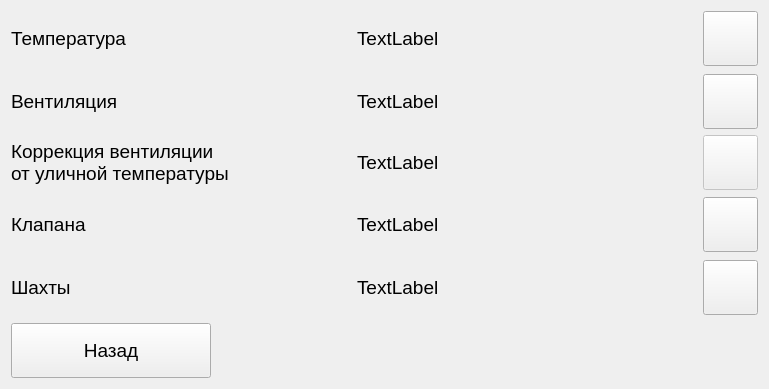
<?xml version="1.0" encoding="UTF-8"?>
<ui version="4.0">
 <class>ConfigProfilesFrame</class>
 <widget class="QWidget" name="ConfigProfilesFrame">
  <property name="geometry">
   <rect>
    <x>0</x>
    <y>0</y>
    <width>769</width>
    <height>389</height>
   </rect>
  </property>
  <property name="font">
   <font>
    <pointsize>14</pointsize>
   </font>
  </property>
  <property name="windowTitle">
   <string>Form</string>
  </property>
  <layout class="QGridLayout" name="gridLayout">
   <item row="7" column="2">
    <widget class="QPushButton" name="btnSelectMineGraph">
     <property name="minimumSize">
      <size>
       <width>55</width>
       <height>55</height>
      </size>
     </property>
     <property name="maximumSize">
      <size>
       <width>55</width>
       <height>55</height>
      </size>
     </property>
     <property name="text">
      <string/>
     </property>
     <property name="icon">
      <iconset resource="../../Resources.qrc">
       <normaloff>:/Images/line-chart.png</normaloff>:/Images/line-chart.png</iconset>
     </property>
     <property name="iconSize">
      <size>
       <width>42</width>
       <height>42</height>
      </size>
     </property>
    </widget>
   </item>
   <item row="9" column="0" colspan="3">
    <layout class="QHBoxLayout" name="horizontalLayout">
     <item>
      <widget class="QPushButton" name="btnReturn">
       <property name="minimumSize">
        <size>
         <width>200</width>
         <height>55</height>
        </size>
       </property>
       <property name="text">
        <string>Назад</string>
       </property>
       <property name="icon">
        <iconset resource="../../Resources.qrc">
         <normaloff>:/Images/return.png</normaloff>:/Images/return.png</iconset>
       </property>
       <property name="iconSize">
        <size>
         <width>42</width>
         <height>42</height>
        </size>
       </property>
      </widget>
     </item>
     <item>
      <spacer name="horizontalSpacer">
       <property name="orientation">
        <enum>Qt::Horizontal</enum>
       </property>
       <property name="sizeHint" stdset="0">
        <size>
         <width>40</width>
         <height>20</height>
        </size>
       </property>
      </spacer>
     </item>
    </layout>
   </item>
   <item row="5" column="1">
    <widget class="QLabel" name="lblValveName">
     <property name="text">
      <string>TextLabel</string>
     </property>
    </widget>
   </item>
   <item row="7" column="1">
    <widget class="QLabel" name="lblMineName">
     <property name="text">
      <string>TextLabel</string>
     </property>
    </widget>
   </item>
   <item row="5" column="2">
    <widget class="QPushButton" name="btnSelectValveGraph">
     <property name="minimumSize">
      <size>
       <width>55</width>
       <height>55</height>
      </size>
     </property>
     <property name="maximumSize">
      <size>
       <width>55</width>
       <height>55</height>
      </size>
     </property>
     <property name="text">
      <string/>
     </property>
     <property name="icon">
      <iconset resource="../../Resources.qrc">
       <normaloff>:/Images/line-chart.png</normaloff>:/Images/line-chart.png</iconset>
     </property>
     <property name="iconSize">
      <size>
       <width>42</width>
       <height>42</height>
      </size>
     </property>
    </widget>
   </item>
   <item row="4" column="0">
    <spacer name="verticalSpacer_3">
     <property name="orientation">
      <enum>Qt::Vertical</enum>
     </property>
     <property name="sizeHint" stdset="0">
      <size>
       <width>20</width>
       <height>40</height>
      </size>
     </property>
    </spacer>
   </item>
   <item row="8" column="0">
    <spacer name="verticalSpacer">
     <property name="orientation">
      <enum>Qt::Vertical</enum>
     </property>
     <property name="sizeHint" stdset="0">
      <size>
       <width>20</width>
       <height>40</height>
      </size>
     </property>
    </spacer>
   </item>
   <item row="1" column="0">
    <spacer name="verticalSpacer_2">
     <property name="orientation">
      <enum>Qt::Vertical</enum>
     </property>
     <property name="sizeHint" stdset="0">
      <size>
       <width>20</width>
       <height>40</height>
      </size>
     </property>
    </spacer>
   </item>
   <item row="2" column="2">
    <widget class="QPushButton" name="btnSelectVentGraph">
     <property name="minimumSize">
      <size>
       <width>55</width>
       <height>55</height>
      </size>
     </property>
     <property name="maximumSize">
      <size>
       <width>55</width>
       <height>55</height>
      </size>
     </property>
     <property name="text">
      <string/>
     </property>
     <property name="icon">
      <iconset resource="../../Resources.qrc">
       <normaloff>:/Images/line-chart.png</normaloff>:/Images/line-chart.png</iconset>
     </property>
     <property name="iconSize">
      <size>
       <width>42</width>
       <height>42</height>
      </size>
     </property>
    </widget>
   </item>
   <item row="2" column="0">
    <widget class="QLabel" name="label_3">
     <property name="text">
      <string>Вентиляция</string>
     </property>
    </widget>
   </item>
   <item row="0" column="2">
    <widget class="QPushButton" name="btnSelectTempGraph">
     <property name="minimumSize">
      <size>
       <width>55</width>
       <height>55</height>
      </size>
     </property>
     <property name="maximumSize">
      <size>
       <width>55</width>
       <height>55</height>
      </size>
     </property>
     <property name="text">
      <string/>
     </property>
     <property name="icon">
      <iconset resource="../../Resources.qrc">
       <normaloff>:/Images/line-chart.png</normaloff>:/Images/line-chart.png</iconset>
     </property>
     <property name="iconSize">
      <size>
       <width>42</width>
       <height>42</height>
      </size>
     </property>
    </widget>
   </item>
   <item row="7" column="0">
    <widget class="QLabel" name="label_7">
     <property name="text">
      <string>Шахты</string>
     </property>
    </widget>
   </item>
   <item row="0" column="0">
    <widget class="QLabel" name="label">
     <property name="text">
      <string>Температура</string>
     </property>
    </widget>
   </item>
   <item row="5" column="0">
    <widget class="QLabel" name="label_5">
     <property name="text">
      <string>Клапана</string>
     </property>
    </widget>
   </item>
   <item row="0" column="1">
    <widget class="QLabel" name="lblTemperatureName">
     <property name="text">
      <string>TextLabel</string>
     </property>
    </widget>
   </item>
   <item row="2" column="1">
    <widget class="QLabel" name="lblVentilationName">
     <property name="text">
      <string>TextLabel</string>
     </property>
    </widget>
   </item>
   <item row="6" column="0">
    <spacer name="verticalSpacer_4">
     <property name="orientation">
      <enum>Qt::Vertical</enum>
     </property>
     <property name="sizeHint" stdset="0">
      <size>
       <width>20</width>
       <height>40</height>
      </size>
     </property>
    </spacer>
   </item>
   <item row="3" column="0">
    <widget class="QLabel" name="label_2">
     <property name="text">
      <string>Коррекция вентиляции
от уличной температуры</string>
     </property>
    </widget>
   </item>
   <item row="3" column="2">
    <widget class="QPushButton" name="pushButton">
     <property name="enabled">
      <bool>false</bool>
     </property>
     <property name="minimumSize">
      <size>
       <width>55</width>
       <height>55</height>
      </size>
     </property>
     <property name="maximumSize">
      <size>
       <width>55</width>
       <height>55</height>
      </size>
     </property>
     <property name="text">
      <string/>
     </property>
     <property name="icon">
      <iconset resource="../../Resources.qrc">
       <normaloff>:/Images/line-chart.png</normaloff>:/Images/line-chart.png</iconset>
     </property>
     <property name="iconSize">
      <size>
       <width>42</width>
       <height>42</height>
      </size>
     </property>
    </widget>
   </item>
   <item row="3" column="1">
    <widget class="QLabel" name="label_4">
     <property name="text">
      <string>TextLabel</string>
     </property>
    </widget>
   </item>
  </layout>
 </widget>
 <resources>
  <include location="../../Resources.qrc"/>
 </resources>
 <connections/>
</ui>
